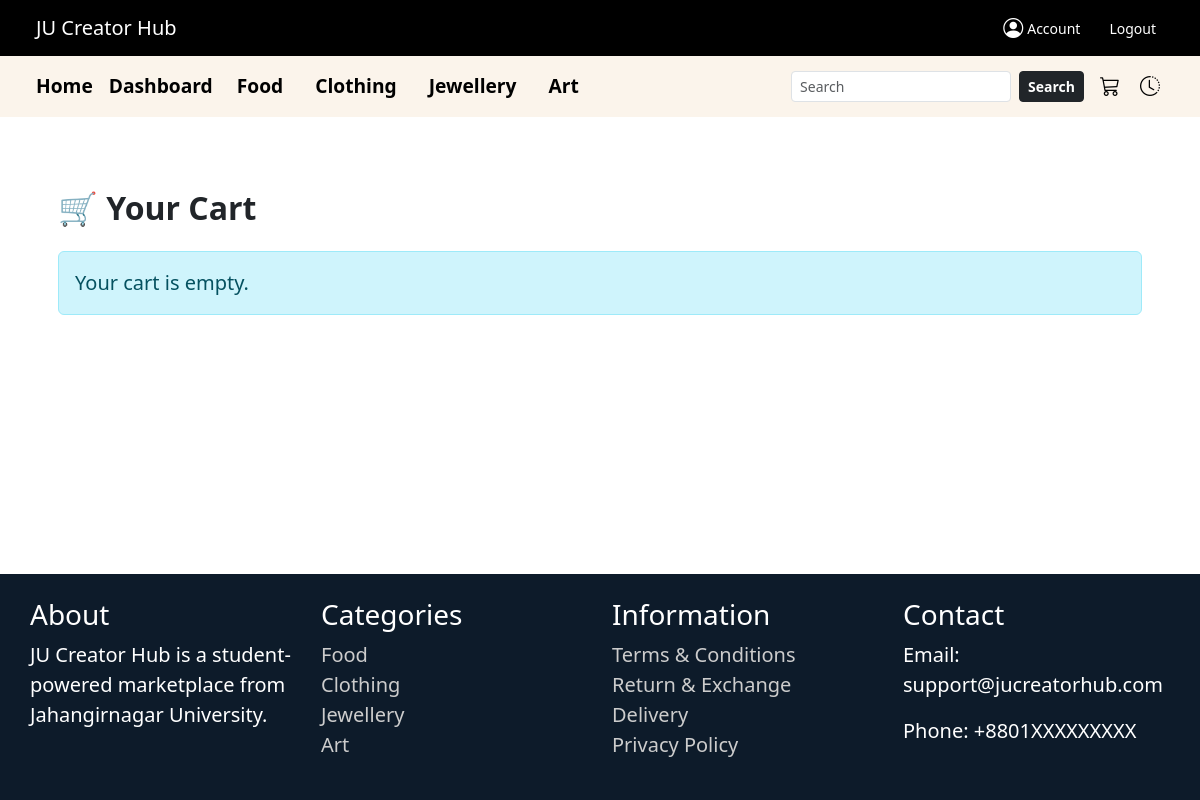
Before: /cart/ (signed in) with the older database file.
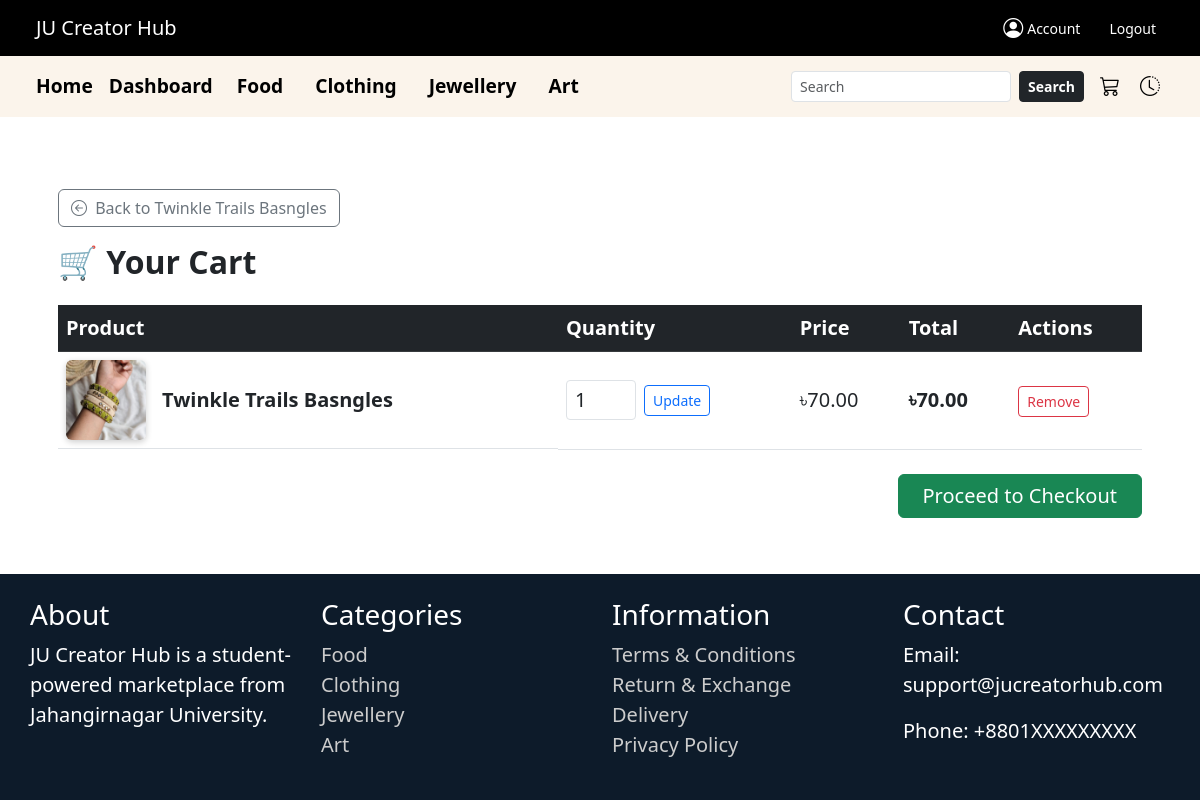
After: the same page with the newer database file.
### ecommerce/models.py (models this page shows, shortened)
class CartItem(models.Model):
    user = models.ForeignKey(User, on_delete=models.CASCADE, related_name='cart_items')
    product = models.ForeignKey(Product, on_delete=models.CASCADE)
    quantity = models.PositiveIntegerField(default=1)
    payment_method = models.CharField(max_length=20, default='Cash on Delivery')
    added_at = models.DateTimeField(auto_now_add=True)
    class Meta:
        unique_together = ('user', 'product')
        verbose_name = "Cart Item"
        verbose_name_plural = "Cart Items"

class Product(models.Model):
    CATEGORY_CHOICES = [
        ('food', 'Food'),
        ('clothing', 'Clothing'),
        ('jewellery', 'Jewellery'),
        ('art', 'Art'),
    ]
    name = models.CharField(max_length=255)
    image = models.ImageField(upload_to='product_images/')
    price = models.DecimalField(max_digits=10, decimal_places=2)
    description = models.TextField()
    category = models.CharField(max_length=50, choices=CATEGORY_CHOICES)
    seller = models.ForeignKey(User, on_delete=models.CASCADE, related_name='products')

### ecommerce/views.py (the view)
# urls.py: path('cart/', views.cart, name='cart'),
@login_required
def cart(request):
    cart_items = CartItem.objects.filter(user=request.user)
    return render(request, 'ecommerce/cart.html', {'cart_items': cart_items})

### ecommerce/context_processors.py (called while the page is built)
def shop_names_processor(request):
    shop_names = Profile.objects.filter(
        role='seller',
        shop_name__isnull=False
    ).exclude(shop_name='')
    return {'shop_names': shop_names}

### ecommerce/templatetags/math_filters.py (called while the page is built)
@register.filter
def multiply(value, arg):
    try:
        return float(value) * float(arg)
    except (ValueError, TypeError):
        return ''

### ecommerce/templates/ecommerce/cart.html (shortened to what this page needs)
{% extends 'ecommerce/base.html' %}
{% load math_filters %}
{% block content %}
<div class="container mt-0 py-5 px-3">
    {% if cart_items and cart_items.last.product.id %}
        <a href="{% url 'product_detail' cart_items.last.product.id %}" class="btn btn-outline-secondary mb-3">
            <i class="bi bi-arrow-left-circle me-1"></i> Back to {{ cart_items.last.product.name }}
        </a>
    {% endif %}
    <h2 class="mb-4 fw-bold text-dark">🛒 Your Cart</h2>
    {% if cart_items %}
        <table class="table table-hover align-middle">
            <thead class="table-dark text-white fs-5">
                <tr>
                    <th>Product</th>
                    <th>Quantity</th>
                    <th>Price</th>
                    <th>Total</th>
                    <th>Actions</th>
                </tr>
            </thead>
            <tbody class="fs-5">
                {% for item in cart_items %}
                <tr>
                    <td class="fw-bold d-flex align-items-center gap-3 text-dark">
                        <img src="{{ item.product.image.url }}" alt="{{ item.product.name }}"
                             width="80" height="80"
                             style="object-fit: cover; border-radius: 6px; box-shadow: 0 2px 6px rgba(0,0,0,0.2);">
                        {{ item.product.name }}
                    </td>
                    <td>
                        <form method="post" action="{% url 'update_cart' item.id %}">
                            <div class="d-flex align-items-center gap-2">
                                <input type="number" name="quantity" min="1" value="{{ item.quantity }}"
                                       class="form-control form-control-sm fs-5" style="width: 70px;">
                                <button type="submit" class="btn btn-sm btn-outline-primary">Update</button>
                            </div>
                        </form>
                    </td>
                    <td class="text-dark">৳{{ item.product.price }}</td>
                    <td class="fw-semibold text-dark">৳{{ item.product.price|multiply:item.quantity|floatformat:2 }}</td>
                    <td>
                        <form method="post" action="{% url 'remove_from_cart' item.id %}">
                            <button type="submit" class="btn btn-sm btn-outline-danger">Remove</button>
                        </form>
                    </td>
                </tr>
                {% endfor %}
            </tbody>
        </table>
        <div class="text-end mt-4">
            <a href="{% url 'checkout' %}" class="btn btn-success px-4 fs-5">Proceed to Checkout</a>
        </div>
    {% else %}
        <div class="alert alert-info fs-5">Your cart is empty.</div>
    {% endif %}
</div>
{% endblock %}

Changed rows visible on the page:
added CartItem: last.product.name "Twinkle Trails Basngles", product.image (picture), product.name "Twinkle Trails Basngles", quantity "1", product.price "70.00", product.price|multiply "70.00"
Other visible differences:
text no longer shown: "Your cart is empty."
text now shown: "Back to Product Quantity Price Total Actions Proceed to Checkout"
